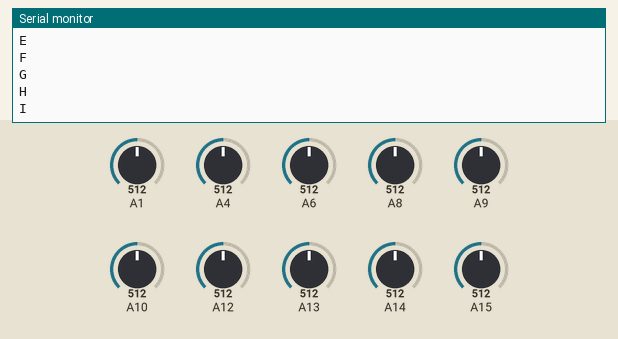
The sketch below on a simulated Arduino Mega 2560, built with avr-gcc and run on an emulated ATmega2560. Shown: the last lines printed to the serial monitor. The test bench sets the inputs (shaded band); at power-on: A1 = 512, A4 = 512, A6 = 512, A8 = 512, A9 = 512, A10 = 512, A12 = 512, A13 = 512, A14 = 512, A15 = 512. The modem accepts every AT command (registered, SIM ready, sends succeed) and sends nothing else.

Above: at 4.8 s.
4.9 s: A1 set to 119
At 5.7 s:
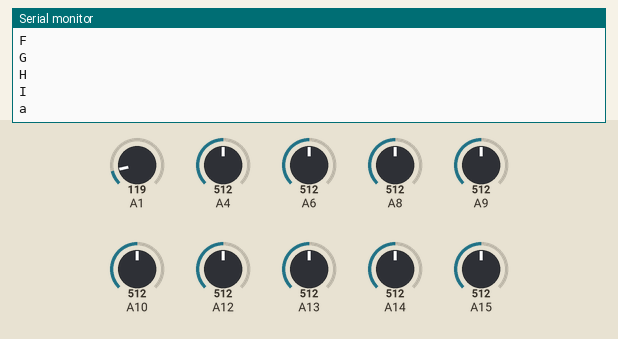
6.4 s: A4 set to 119
At 6.8 s:
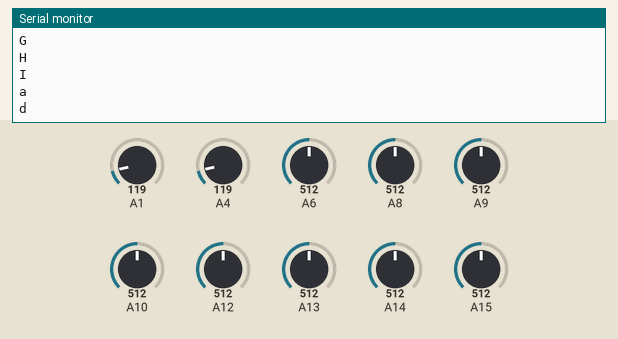
7.9 s: A6 set to 119
At 9.1 s:
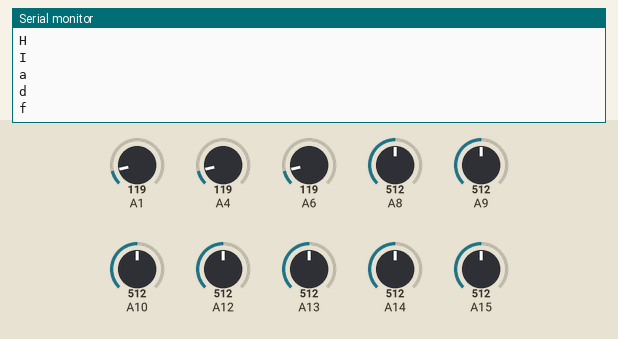
9.4 s: A8 set to 119
At 10.3 s:
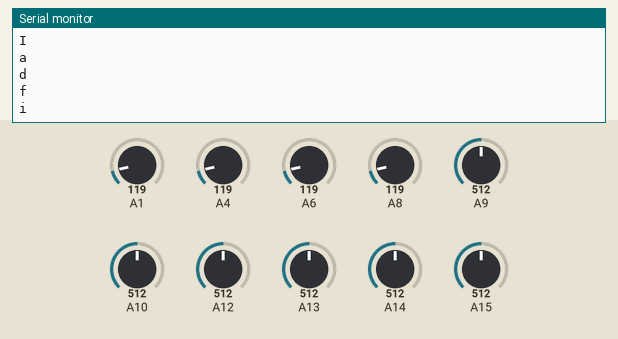
10.9 s: A9 set to 119
At 11.5 s:
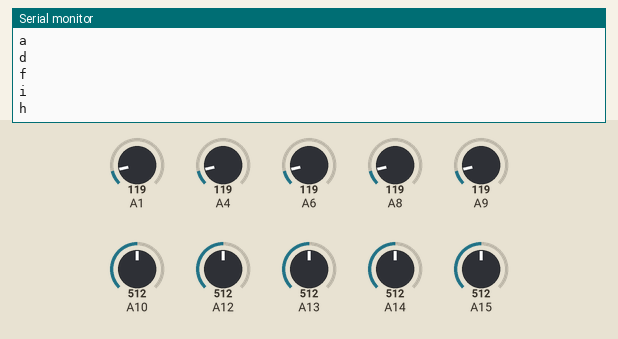
12.4 s: A10 set to 119
At 13.8 s:
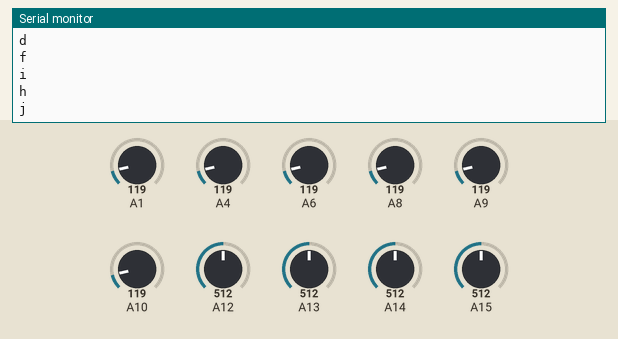

Measured:
- after the input at 4.9 s, the serial monitor: prints a new line at once (image 1)
- after the input at 6.4 s, the serial monitor: prints a new line at once (image 2)
- after the input at 7.9 s, the serial monitor: prints a new line at once (image 3)
- after the input at 9.4 s, the serial monitor: prints a new line at once (image 4)
- after the input at 10.9 s, the serial monitor: prints a new line at once (image 5)
- after the input at 12.4 s, the serial monitor: prints a new line at once (image 6)

The sketch:

laser-harp.ino
```cpp
// Laser Synthesizers 10 notes
// 14/09/2016
//

//int ldr_Sensor[12] = { 30, 28, 32, 33, 34, 35, 36, 37, 38, 39, 40, 41 };

int Time = 0;
unsigned long lastTimer = 0;

// 15 secs timeout
#define TIMEOUT 15000000

#define P1 300
#define P2 300
#define P3 300
#define P4 300
#define P5 300
#define P6 300
#define P7 300
#define P8 300
#define P9 300
#define P10 300

// Notes to send to midi
#define N1 51
#define N2 52
#define N3 53
#define N4 54
#define N5 55
#define N6 56
#define N7 57
#define N8 58
#define N9 59
#define N10 60


int velOn = 100;//velocity of MIDI notes, must be between 0 and 127
int velOff = 0;
int noteON = 144;//144 = 10010000 in binary, note on command
int noteOFF = 128;//128 = 10000000 in binary, note off command

// Keep the last states, default is HIGH
bool lastS1, lastS2, lastS3, lastS4, lastS5, lastS6, lastS7, lastS8, lastS9,
     lastS10 = 1;

// Run once counter
bool cS1, cS2, cS3, cS4, cS5, cS6, cS7, cS8, cS9, cS10 = 0;

void setup() {

  // For Serial Monitor
  Serial.begin(115200);

  // For MIDI
  Serial1.begin(31250);


  for ( int i = 0; i < 129; i++) {
    // Off all 128 notes
    MIDImessage(noteOFF, i, velOff);
  }

  int a = 150;
  int b =  0;

  MIDImessage(noteON, N1, velOn);
  delay(a);
  MIDImessage(noteOFF, N1, velOff);
  delay(b);

  MIDImessage(noteON, N2, velOn);
  delay(a);
  MIDImessage(noteOFF, N2, velOff);
  delay(b);

  MIDImessage(noteON, N3, velOn);
  delay(a);
  MIDImessage(noteOFF, N3, velOff);
  delay(b);

  MIDImessage(noteON, N4, velOn);
  delay(a);
  MIDImessage(noteOFF, N4, velOff);
  delay(b);

  MIDImessage(noteON, N5, velOn);
  delay(a);
  MIDImessage(noteOFF, N5, velOff);
  delay(b);

  MIDImessage(noteON, N6, velOn);
  delay(a);
  MIDImessage(noteOFF, N6, velOff);
  delay(b);

  MIDImessage(noteON, N7, velOn);
  delay(a);
  MIDImessage(noteOFF, N7, velOff);
  delay(b);

  MIDImessage(noteON, N8, velOn);
  delay(a);
  MIDImessage(noteOFF, N8, velOff);
  delay(b);

  MIDImessage(noteON, N9, velOn);
  delay(a);
  MIDImessage(noteOFF, N9, velOff);
  delay(b);

  MIDImessage(noteON, N10, velOn);
  delay(a);
  MIDImessage(noteOFF, N10, velOff);
  delay(b);

  delay(2000);

  /*
    MIDImessage(noteOFF, N1, velOff);
    MIDImessage(noteOFF, N2, velOff);
    MIDImessage(noteOFF, N3, velOff);
    MIDImessage(noteOFF, N4, velOff);
    MIDImessage(noteOFF, N5, velOff);
    MIDImessage(noteOFF, N6, velOff);
    MIDImessage(noteOFF, N7, velOff);
    MIDImessage(noteOFF, N8, velOff);
    MIDImessage(noteOFF, N9, velOff);
    MIDImessage(noteOFF, N10, velOff);
    MIDImessage(noteOFF, N11, velOff);
    MIDImessage(noteOFF, N12, velOff);
  */
  // Store the first millis()
  lastTimer = millis();

}

void loop() {

  int X1, X2, X3, X4, X5, X6, X7, X8, X9, X10;
  bool S1, S2, S3, S4, S5, S6, S7, S8, S9, S10 = 0;
  unsigned int delayTime = 0;


  X1 = analogRead(A1);
  delay(delayTime);
  X2 = analogRead(A12);
  delay(delayTime);
  X3 = analogRead(A13);
  delay(delayTime);
  X4 = analogRead(A4);
  delay(delayTime);
  X5 = analogRead(A14);
  delay(delayTime);
  X6 = analogRead(A6);
  delay(delayTime);
  X7 = analogRead(A15);
  delay(delayTime);
  X8 = analogRead(A9);
  delay(delayTime);
  X9 = analogRead(A8);
  delay(delayTime);
  X10 = analogRead(A10);
  delay(delayTime);

  /*
    Serial.print("X1:");
    Serial.print(X1);
    Serial.print(" X2:");
    Serial.print(X2);
    Serial.print(" X3:");
    Serial.print(X3);
    Serial.print(" X4:");
    Serial.print(X4);
    Serial.print(" X5:");
    Serial.print(X5);
    Serial.print(" X6:");
    Serial.print(X6);
    Serial.print(" X7:");
    Serial.print(X7);
    Serial.print(" X8:");
    Serial.print(X8);
    Serial.print(" X9:");
    Serial.print(X9);
    Serial.print(" X10:");
    Serial.print(X10);

    Serial.println();
  */

  if ( X1 > P1 ) {
    S1 = HIGH;
  } else {
    S1 = LOW;
  }


  if ( X2 > P2 ) {
    S2 = HIGH;
  } else {
    S2 = LOW;
  }


  if ( X3 > P3 ) {
    S3 = HIGH;
  } else {
    S3 = LOW;
  }


  if ( X4 > P4 ) {
    S4 = HIGH;
  } else {
    S4 = LOW;
  }

  if ( X5 > P5 ) {
    S5 = HIGH;
  } else {
    S5 = LOW;
  }

  if ( X6 > P6 ) {
    S6 = HIGH;
  } else {
    S6 = LOW;
  }


  if ( X7 > P7 ) {
    S7 = HIGH;
  } else {
    S7 = LOW;
  }


  if ( X8 > P8 ) {
    S8 = HIGH;
  } else {
    S8 = LOW;
  }

  if ( X9 > P9 ) {
    S9 = HIGH;
  } else {
    S9 = LOW;
  }


  if ( X10 > P10 ) {
    S10 = HIGH;
  } else {
    S10 = LOW;
  }

  //Sensor 1

  if ( S1 == HIGH && lastS1 == LOW  ) {
    // state changed from LOW to HIGH
    Serial.println('A');
    MIDImessage(noteON, N1, velOn);
    lastS1 = 1;
  } else if ( S1 == HIGH && lastS1 == HIGH ) {
    // State still HIGH, do thing
  } else if ( S1 == LOW && lastS1 == HIGH ) {
    // state change from HIGH TO LOW
    //Serial.print("S1 off ");
    Serial.println('a');
    MIDImessage(noteOFF, N1, velOff);
    lastS1 = 0;
  } else {
    // State is LOW, lastState is LOW ,do nothing
  }


  //Sensor 2

  if ( S2 == HIGH && lastS2 == LOW  ) {
    // state changed from LOW to HIGH
    Serial.println('B');
    MIDImessage(noteON, N2, velOn);
    lastS2 = 1;
  } else if ( S2 == HIGH && lastS2 == HIGH ) {
    // State still HIGH, do thing
  } else if ( S2 == LOW && lastS2 == HIGH ) {
    // state change from HIGH TO LOW
    //Serial.print("S2 off ");
    Serial.println('b');
    MIDImessage(noteOFF, N2, velOff);
    lastS2 = 0;
  } else {
    // State is LOW, lastState is LOW ,do nothing
  }


  //Sensor S3
  if ( S3 == HIGH && lastS3 == LOW  ) {
    // state changed from LOW to HIGH
    Serial.println('C');
    MIDImessage(noteON, N3, velOn);
    lastS3 = 1;
  } else if ( S3 == HIGH && lastS3 == HIGH ) {
    // State still HIGH, do thing
  } else if ( S3 == LOW && lastS3 == HIGH ) {
    // state change from HIGH TO LOW
    //Serial.print("S3 off ");
    Serial.println('c');
    MIDImessage(noteOFF, N3, velOff);
    lastS3 = 0;
  } else {
    // State is LOW, lastState is LOW ,do nothing
  }


  //Sensor S4
  if ( S4 == HIGH && lastS4 == LOW ) {
    // state changed from LOW to HIGH
    Serial.println('D');
    MIDImessage(noteON, N4, velOn);
    lastS4 = 1;
  } else if ( S4 == HIGH && lastS4 == HIGH ) {
    // State still HIGH, do thing
  } else if ( S4 == LOW && lastS4 == HIGH ) {
    // state change from HIGH TO LOW
    //Serial.print("S4 off ");
    Serial.println('d');
    MIDImessage(noteOFF, N4, velOff);
    lastS4 = 0;
  } else {
    // State is LOW, lastState is LOW ,do nothing
  }

  //Sensor S5

  if ( S5 == HIGH && lastS5 == LOW ) {
    // state changed from LOW to HIGH
    Serial.println('E');
    MIDImessage(noteON, N5, velOn);
    lastS5 = 1;
  } else if ( S5 == HIGH && lastS5 == HIGH ) {
    // State still HIGH, do thing
  } else if ( S5 == LOW && lastS5 == HIGH ) {
    // state change from HIGH TO LOW
    //Serial.print("S5 off ");
    Serial.println('e');
    MIDImessage(noteOFF, N5, velOff);
    lastS5 = 0;
  } else {
    // State is LOW, lastState is LOW ,do nothing
  }


  //Sensor S6
  if ( S6 == HIGH && lastS6 == LOW  ) {
    // state changed from LOW to HIGH
    Serial.println('F');
    MIDImessage(noteON, N6, velOn);
    lastS6 = 1;
  } else if ( S6 == HIGH && lastS6 == HIGH ) {
    // State still HIGH, do thing
  } else if ( S6 == LOW && lastS6 == HIGH ) {
    // state change from HIGH TO LOW
    //Serial.print("S6 off ");
    Serial.println('f');
    MIDImessage(noteOFF, N6, velOff);
    lastS6 = 0;
  } else {
    // State is LOW, lastState is LOW ,do nothing
  }


  //Sensor S7
  if ( S7 == HIGH && lastS7 == LOW  ) {
    // state changed from LOW to HIGH
    Serial.println('G');
    MIDImessage(noteON, N7, velOn);
    lastS7 = 1;
  } else if ( S7 == HIGH && lastS7 == HIGH ) {
    // State still HIGH, do thing
  } else if ( S7 == LOW && lastS7 == HIGH ) {
    // state change from HIGH TO LOW
    //Serial.print("S7 off ");
    Serial.println('g');
    MIDImessage(noteOFF, N7, velOff);
    lastS7 = 0;
  } else {
    // State is LOW, lastState is LOW ,do nothing
  }

  //Sensor S8
  if ( S8 == HIGH && lastS8 == LOW  ) {
    // state changed from LOW to HIGH
    Serial.println('H');
    MIDImessage(noteON, N8, velOn);
    lastS8 = 1;
  } else if ( S8 == HIGH && lastS8 == HIGH ) {
    // State still HIGH, do thing
  } else if ( S8 == LOW && lastS8 == HIGH ) {
    // state change from HIGH TO LOW
    //Serial.print("S8 off ");
    Serial.println('h');
    MIDImessage(noteOFF, N8, velOff);
    lastS8 = 0;
  } else {
    // State is LOW, lastState is LOW ,do nothing
  }


  //Sensor S9
  if ( S9 == HIGH && lastS9 == LOW  ) {
    // state changed from LOW to HIGH
    Serial.println('I');
    MIDImessage(noteON, N9, velOn);
    lastS9 = 1;
  } else if ( S9 == HIGH && lastS9 == HIGH ) {
    // State still HIGH, do thing
  } else if ( S9 == LOW && lastS9 == HIGH ) {
    // state change from HIGH TO LOW
    //Serial.print("S9 off ");
    Serial.println('i');
    MIDImessage(noteOFF, N9, velOff);
    lastS9 = 0;
  } else {
    // State is LOW, lastState is LOW ,do nothing
  }


  //Sensor S10
  if ( S10 == HIGH && lastS10 == LOW  ) {
    // state changed from LOW to HIGH
    Serial.println('J');
    MIDImessage(noteON, N10, velOn);
    lastS10 = 1;
  } else if ( S10 == HIGH && lastS10 == HIGH ) {
    // State still HIGH, do thing
  } else if ( S10 == LOW && lastS10 == HIGH ) {
    // state change from HIGH TO LOW
    //Serial.print("S10 off ");
    Serial.println('j');
    MIDImessage(noteOFF, N10, velOff);
    lastS10 = 0;
  } else {
    // State is LOW, lastState is LOW ,do nothing
  }


  Time = millis();

  //   Failsafe TIMER off all notes
  if ( millis() - lastTimer > TIMEOUT ) {
    //Serial.println("*** OFF all notes ***");
    for ( int i = 0; i < 129; i++) {
      // Off all 128 notes
      MIDImessage(noteOFF, i, velOff);
    }


    lastTimer = millis();
  }


}


void MIDImessage(int command, int MIDInote, int MIDIvelocity) {
  Serial1.write(command);//send note on or note off command
  Serial1.write(MIDInote);//send pitch data
  Serial1.write(MIDIvelocity);//send velocity data
}
```
